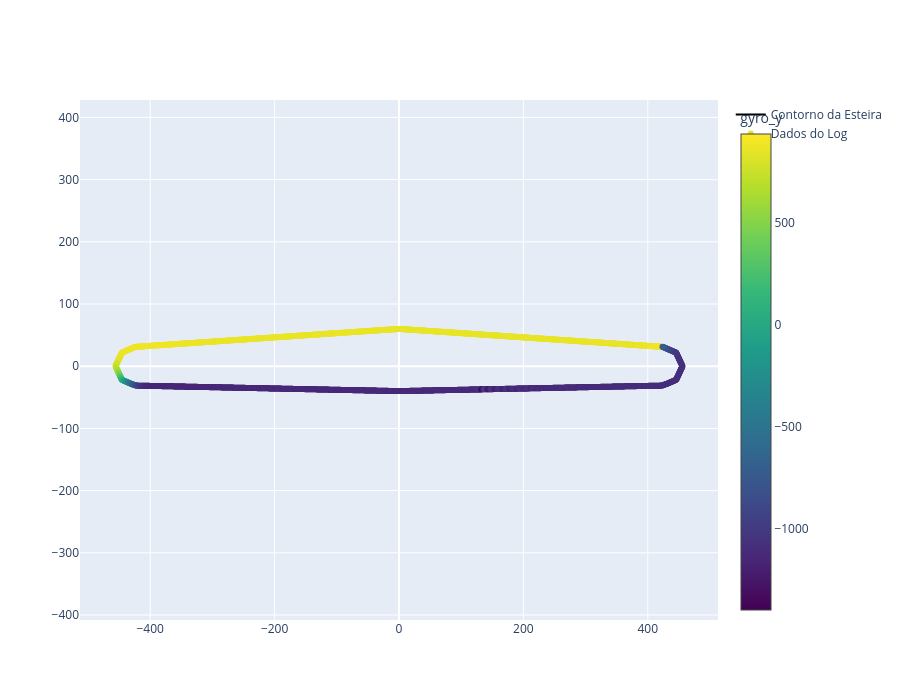

Write notebook code for a chart like this one.
### Markdown cell above
### Para visualização: Plot do **df_ref** (desalinhado!)

Obs.: falta alinhar o df_ref ao CAD, quero apenas ver se o alinhamento pelo DTW funcionou (no próximo plot)

### Code cell
# Plotagem do CAD e dos dados do log df_ref para visualização

n_samples_ref = len(df_ref)

interpolated_points_ref = interpolate_path(conveyor_path, n_samples_ref)

hover_texts = []
for index, row in df_ref.iterrows():
    text = (f"<b>accel_x:</b> {row['accel_x']:.2f}<br><b>accel_y:</b> {row['accel_x']:.2f}<br><b>accel_z:</b> {row['accel_z']:.2f}<br>" +
            f"<b>gyro_x:</b> {row['gyro_x']:.4f}<br><b>gyro_y:</b> {row['gyro_y']:.4f}<br><b>gyro_z:</b> {row['gyro_z']:.4f}</br>" +
            f"<b>temp:</b> {row['temp']}<br>")
    hover_texts.append(text)

fig = go.Figure()

fig.add_trace(go.Scatter(
    x=conveyor_path[:, 0], y=conveyor_path[:, 1], mode='lines',
    line=dict(color='black', width=2), name='Contorno da Esteira'
))
fig.add_trace(go.Scatter(
    x=interpolated_points_ref[:, 0], y=interpolated_points_ref[:, 1], mode='markers',
    marker=dict(size=6, color=df_ref['gyro_y'], colorscale='Viridis', showscale=True, colorbar=dict(title='gyro_y')),
    hoverinfo='text', hovertext=hover_texts, name='Dados do Log'
))
fig.update_layout(
    yaxis_scaleanchor="x", yaxis_scaleratio=1,
    showlegend=True, width=900, height=700
)

fig.show()

### Figure 1 — Plotly figure (JSON) as saved in the notebook; plotly's stock layout.template omitted (floating-point values rounded to 4 significant figures; data arrays with more than 128 entries replaced by an {"elided": "..."} marker saying what was removed)
{"data": [{"line": {"color": "black", "width": 2}, "mode": "lines", "name": "Contorno da Esteira", "type": "scatter", "x": [423.6, 0, -423.6, -445.6, -455.7, -445.6, -423.6, 0, 423.6, 445.6, 455.7, 445.6, 423.6], "y": [31.14, 60, 31.14, 21.79, 0, -21.79, -31.14, -40, -31.14, -21.79, 0, 21.79, 31.14]}, {"hoverinfo": "text", "hovertext": {"elided": "1871 str values"}, "marker": {"color": {"elided": "1871 int values"}, "colorbar": {"title": {"text": "gyro_y"}}, "colorscale": [[0, "#440154"], [0.1111, "#482878"], [0.2222, "#3e4989"], [0.3333, "#31688e"], [0.4444, "#26828e"], [0.5556, "#1f9e89"], [0.6667, "#35b779"], [0.7778, "#6ece58"], [0.8889, "#b5de2b"], [1, "#fde725"]], "showscale": true, "size": 6}, "mode": "markers", "name": "Dados do Log", "type": "scatter", "x": {"elided": "1871 float values"}, "y": {"elided": "1871 float values"}}], "layout": {"height": 700, "showlegend": true, "width": 900, "yaxis": {"scaleanchor": "x", "scaleratio": 1}}}
